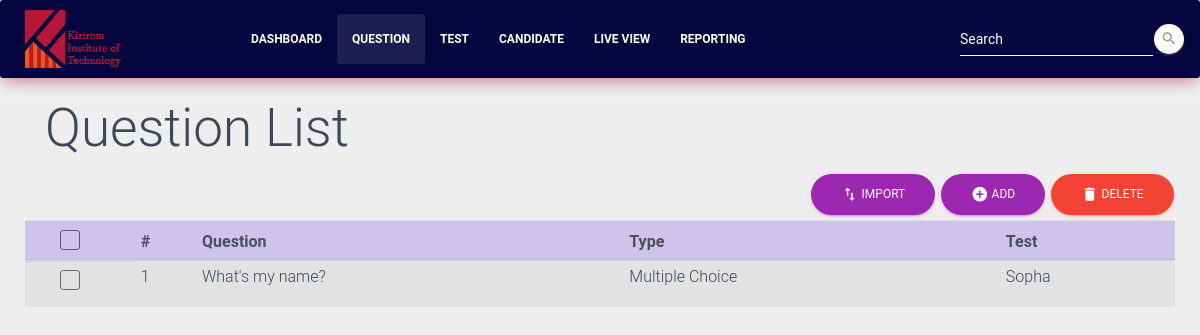
The page /question/ on the database as committed earlier.
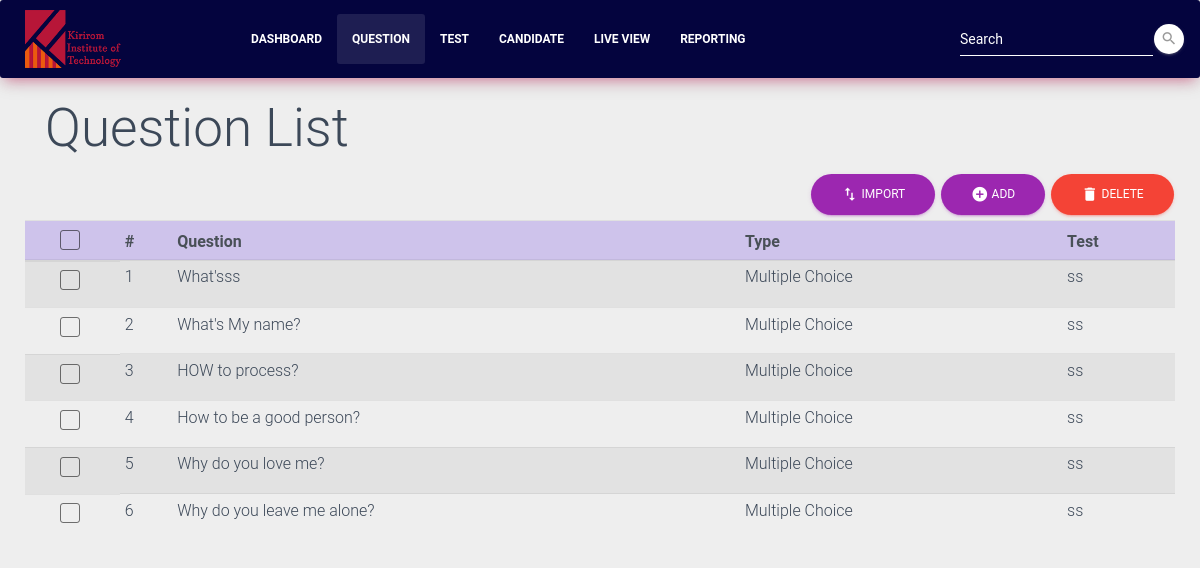
The same page on the database as committed later.
### test_management/models.py (models this page shows, shortened)
class Question(models.Model):
    test_id = models.ForeignKey('Test', on_delete=models.CASCADE)
    question_type = models.CharField(max_length=3, choices=QUESTION_TYPE, default='QCM')
    question_name = models.TextField(max_length=250)
    create_date = models.DateTimeField(auto_now_add=True)

class Test(models.Model):
    test_name = models.TextField(max_length=45)
    test_type = models.TextField(max_length=45)
    test_date = models.DateField()
    create_date = models.DateTimeField(auto_now_add=True)
    def __str__(self):
        return self.test_name

### test_management/views.py (the view)
# urls.py: url(r'^question/', views.question_list, name='question'),
def question_list(request):
    questions = Question.objects.all()
    questionForm = QuestionForm()
    optionForm = OptionForm()
    return render(request, 'question_list.html', {'questions' : questions, 'questionForm' : questionForm, 'optionForm' : optionForm })

### test_management/forms.py
class OptionForm(ModelForm):
    class Meta:
        model = Option
        fields = ['option_name','answer']
    option_name = forms.CharField(label='',
        widget=forms.TextInput(
            attrs={
                'class': 'form-control option-name',
                'placeholder': 'Option...',
            }
        )
    )
    answer = forms.ChoiceField(choices = ANSWER, initial='F', label='',
            widget=forms.Select(
                attrs={
                    'title': 'Select an Answer',
                    'class': 'selectpicker answer',
                    'data-style': 'btn btn-primary btn-sm',
                    'data-size': '7',
                }
            )
    )

### templates/question_list.html (shortened to what this page needs)
{% extends 'navigation_bar.html'%}
{% block question_list %}
<nav class="navbar navbar-expand-lg bg-rose">
    <img src="../static/img/kit-11.png" style="width: 8%; margin-left: 25px;">
    <div class="container">
        <div class="collapse navbar-collapse" style="margin-left: 100px;">
            <ul class="navbar-nav">
                <li class="nav-item">
                    <a href="{% url 'register' %}" class="nav-link"><b>Dashboard</b></a>
                </li>
                <li class="nav-item active">
                    <a href="{% url 'question' %}" class="nav-link"><b>Question</b></a>
                </li>
                <li class="nav-item">
                    <a href="{% url 'test' %}" class="nav-link"><b>Test</b></a>
                </li>
                <li class="nav-item">
                    <a href="{% url 'candidate' %}" class="nav-link"><b>Candidate</b></a>
                </li>
                <li class="nav-item">
                    <a href="#Live View" class="nav-link"><b>Live View</b></a>
                </li>
                <li class="nav-item">
                    <a href="#report" class="nav-link"><b>Reporting</b></a>
                </li>
            </ul>
            <form class="form-inline ml-auto">
                <div class="form-group has-white">
                  <input type="text" class="form-control" placeholder="Search">
                </div>
                <button type="submit" class="btn btn-white btn-raised btn-fab btn-fab-mini btn-round">
                    <i class="material-icons">search</i>
                </button>
            </form>
        </div>
    </div>
</nav>
<div class="container">
<h1>Question List</h1>
</div>
<div id="inline-toolbar">
    <button class="btn btn-round btn-primary import-btn-question" data-toggle="modal" data-target="#importModal">
    <i class="material-icons" >import_export</i>   Import
    </button>
<button class="btn btn-round btn-primary add-btn-question" data-toggle="modal" data-target="#addModal">
<i class="material-icons" >add_circle</i>   Add
</button>
    <button class="btn btn-round btn-danger delete-btn-question" data-toggle="modal">
<i class="material-icons" action >delete</i>   Delete
</button>
</div>
<div class="table-container">
    <div class="table-responsive">
        <table id="fresh-table" class="table table-striped question-list table-hover table-sm">
                <thead class="thead-table-list">
                    <tr>
                        <th scope="col">
                            <div class="form-check">
                                <label class="form-check-label">
                                <span class="form-check-sign">
                                    <span class="check"></span>
                                </span>
                                </label>
                            </div>
                        </th>
                        <th scope="col">#</th>
                        <th scope="col">Question</th>
                        <th scope="col">Type</th>
                        <th scope="col">Test</th>
                    </tr>
                </thead>
                <tbody>
                    {% for question in questions %}
                    <tr data-id="{{ question.id }}" class="table-row">
                        <td class="form-check">
                            <div class="form-check">
                                <label class="form-check-label">
                                    <span class="form-check-sign">
                                    <span class="check"></span>
                                    </span>
                                </label>
                            </div>
                        </td>
                        <td>{{ forloop.counter }}</td>
                        <td name="question">{{ question.question_name|truncatewords:10 }}</td>
                        <td name="question_type">{{ question.get_question_type_display }}</td>
                        <td name="test_id">{{ question.test_id }}</td>
                    </tr>
                    {% endfor %}
                </tbody>
        </table>
    </div>
</div>
{% endblock %}

Rows that differ between the two databases and show on the page:
changed Question: question_name "What's my name?" → "What'sss"; test_id "Sopha" → "ss"
added Question: question_name "What's My name?", question_type "Multiple Choice", test_id "ss"
added Question: question_name "HOW to process?", question_type "Multiple Choice", test_id "ss"
added Question: question_name "How to be a good person?", question_type "Multiple Choice", test_id "ss"
added Question: question_name "Why do you love me?", question_type "Multiple Choice", test_id "ss"
added Question: question_name "Why do you leave me alone?", question_type "Multiple Choice", test_id "ss"
